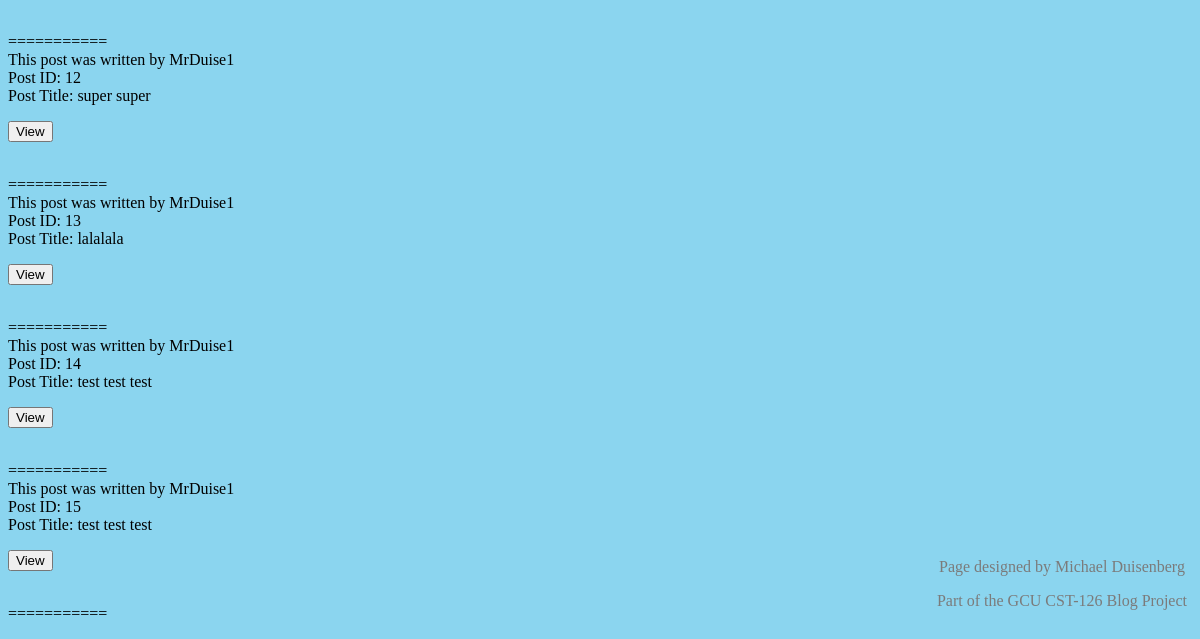
Page /viewPost.php (lower part) on the earlier database version.
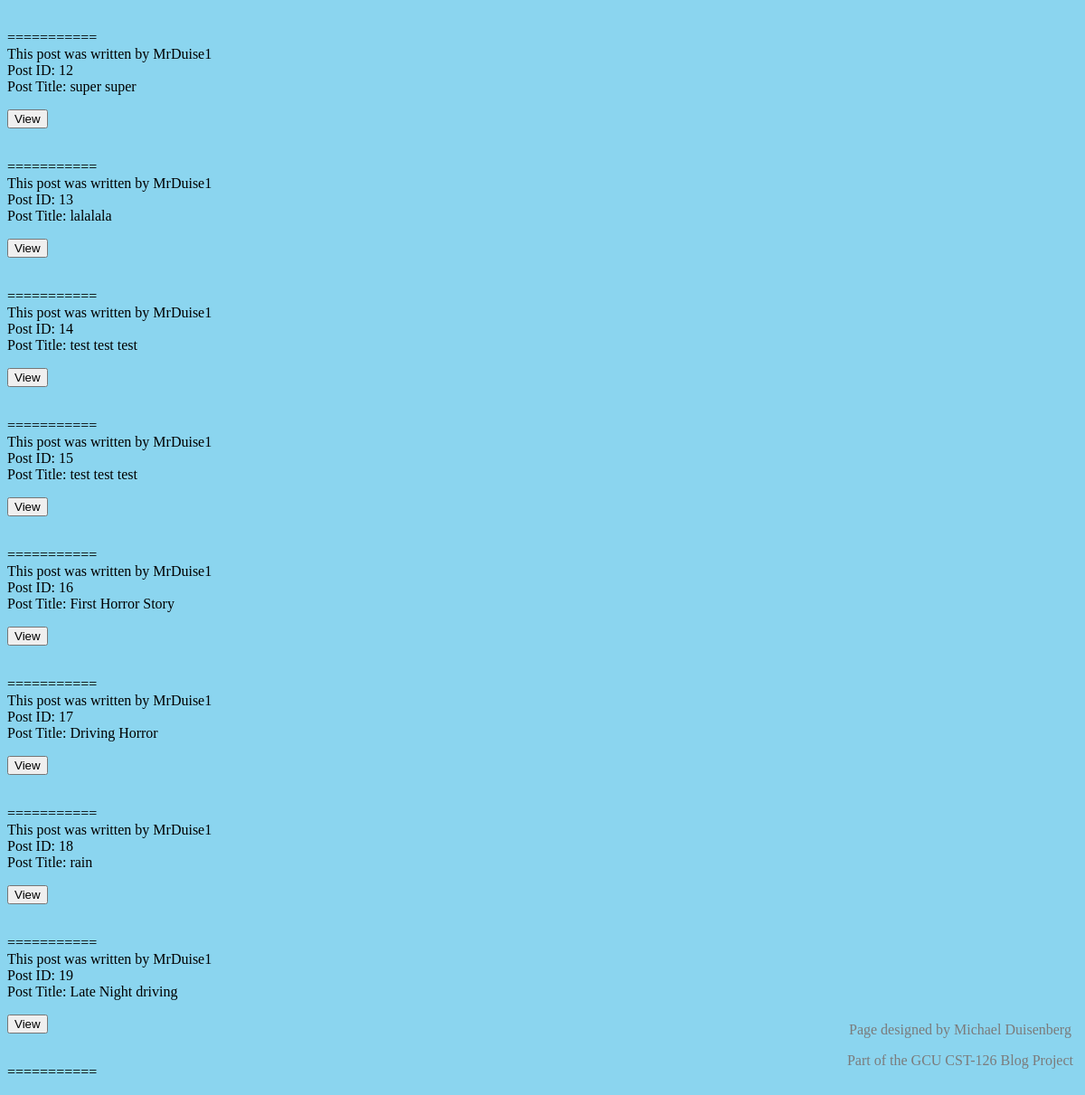
Same page on the later database version.
### tables this page shows
CREATE TABLE `user_posts` (
  `ID` int(11) NOT NULL,
  `Blog_Title` varchar(45) DEFAULT NULL,
  `Blog_Entry` text,
  `users_ID` int(11) NOT NULL
);

CREATE TABLE `users` (
  `ID` int(11) NOT NULL,
  `User_Name` varchar(50) NOT NULL,
  `First_Name` varchar(50) NOT NULL,
  `Last_Name` varchar(50) NOT NULL,
  `Email` varchar(50) NOT NULL,
  `Password` varchar(50) NOT NULL,
  `role` varchar(45) NOT NULL
);

### myfuncs.php (called while the page is built, shortened)
<?php
function dbConnect()
{
    $host = "127.0.0.1:49949";
    $username = "azure";
    $password = "6#vWHD_$";
    $database_name = "registration";
    $conn = mysqli_connect($host, $username, $password, $database_name);
    return $conn;
}

### viewPost.php (the view, shortened to what this page needs)
<?php
require_once 'myfuncs.php';
?>
<!DOCTYPE html>
<html>
	<head>
	<link rel="stylesheet" href="welcomeStyle.css">
	</head>
	<body>
		<?php include_once 'showNavBar.php';?>
	<p>
		<?php
            $sql = "SELECT * FROM `user_posts`";
            if(dbConnect())
            {
              $result = mysqli_query(dbConnect(),$sql);
                if($result)
                {
                     while($row = mysqli_fetch_assoc($result))
                    {
                        $userID = $row['users_ID'];
                        $sql_userPoster = "SELECT *FROM `users` WHERE `ID` = '$userID'";
                        $resultUsernamePost = mysqli_query(dbConnect(), $sql_userPoster);
                        $row_username_post = mysqli_fetch_assoc($resultUsernamePost);
                        $postWritter = $row_username_post['User_Name'];
                     echo "This post was written by " . $postWritter . "<br>";
                     echo "Post ID: " . $row['ID'] . "<br>";
                     echo "Post Title: " . $row['Blog_Title']. " ";
                     ?>
         </p>
                     <form action = "viewPostContent.php">
           			 <button type="submit">View</button>
           			 </form>
          <p>
                     <?php
                     echo "<br>";
                     echo "===========<br>";
                    }
                 }
            }
        ?>
	</p>
	<p><?php include 'footer.php' ?> </p>
	</body>
</html>

### showNavBar.php (shortened to what this page needs)
<!DOCTYPE html>
<html>
	<head>
	<link rel="stylesheet" href="welcomeStyle.css">
	</head>
	<body>
	</body>
</html>

### footer.php
<html>
	<head>
	<link rel="stylesheet" href="welcomeStyle.css">
	</head>
		<body>
		<footer>
			<p> Page designed by Michael Duisenberg </p>
			<p> Part of the GCU CST-126 Blog Project </p>
		</footer>
		</body>
</html>

### welcomeStyle.css (style rules this page uses)
body { background-color:#8BD5EF; }
footer { position: fixed; bottom: 10px; right: 10px; text-align: center; padding: 3px; color: #7B7B7B; }

Differences in the rows shown:
added user_posts: users_ID.User_Name "MrDuise1", ID "16", Blog_Title "First Horror Story"
added user_posts: users_ID.User_Name "MrDuise1", ID "17", Blog_Title "Driving Horror"
added user_posts: users_ID.User_Name "MrDuise1", ID "18", Blog_Title "rain"
added user_posts: users_ID.User_Name "MrDuise1", ID "19", Blog_Title "Late Night driving"
